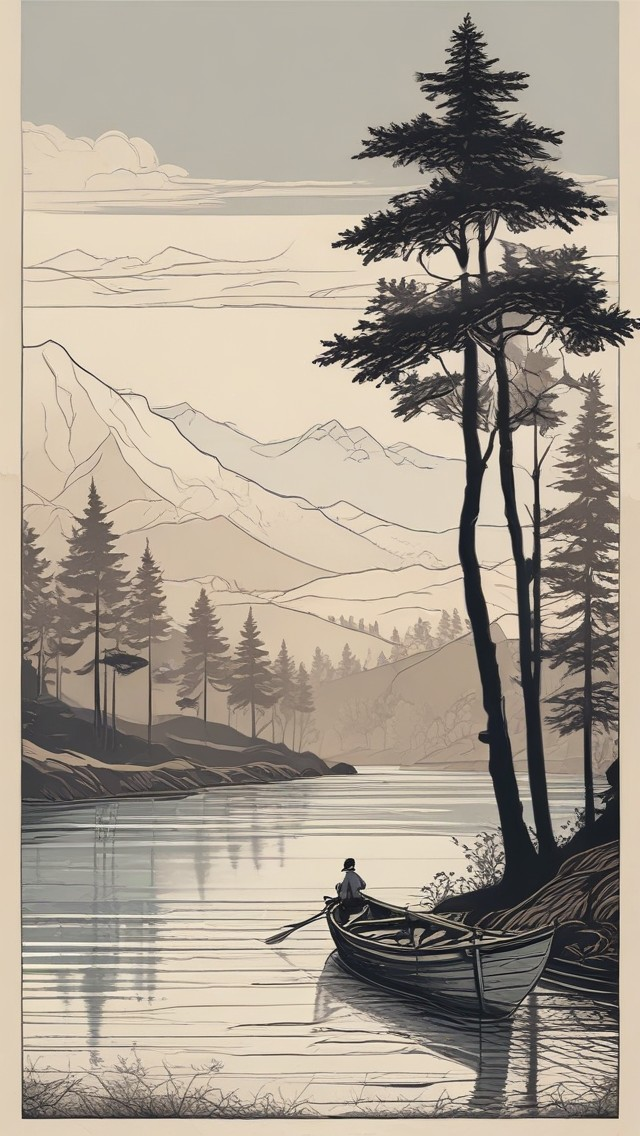
#> input picture out/gorsel-test/01-nehir.jpg, 640 x 1136 px
$ python alive_demo.py ../out/gorsel-test/01-nehir.jpg ../out/gorsel-test/03-saatci.jpg
#> lines starting #> are read from the running program, lines starting #| are printed output that depends on the picture; after the words box and inside, x2 and y2 are one past the last pixel; in counts of white or black regions, pixels touching at a corner belong together
#> in main, bgr is the input picture: shape (1136, 640, 3); mean B, G, R 144.9, 158.4, 168.5
### scripts/parchment.py
"""Model çıktısını parşömen tarzına çevirir: soluk sepya renk, kâğıt dokusu, yırtık kenarlı panel, vinyet.

Kullanım: python scripts/parchment.py girdi.jpg cikti.jpg [--panel] [--seed 7]
"""
import argparse

import numpy as np
from PIL import Image, ImageFilter

W, H = 1080, 1920
PAPER = np.array([233, 220, 195], dtype=np.float32)


# [24 lines left out: functions _noise, paper_texture, cover, not called in this run]


def grade(rgb):
    """Doygunluğu düşür, sepyaya çek, kontrastı yumuşat."""
    gray = rgb @ np.array([0.299, 0.587, 0.114], dtype=np.float32)
    rgb = gray[..., None] + (rgb - gray[..., None]) * 0.72
    sepia = np.stack([gray * 1.07, gray * 0.95, gray * 0.80], -1)
    rgb = rgb * 0.85 + sepia * 0.15
    rgb = 18 + rgb * 0.90  # siyahları kaldır
    return rgb


# [33 lines left out: functions panel_mask, stylize, not called in this run]


# [8 lines that do not run on import are left out]

### scripts/alive_demo.py
"""Çizim → boyama → canlanma demosu (tamamen kendi kodumuz, dış servis yok).

Sahne üç katmana ayrılır (arka plan / karakter / ön plan masa). Çizim ve boyama bittikten sonra
aynı kare dikişsiz biçimde canlanır: derinlikli kamera, nefes alma, baş eğme, sakal salınımı,
göz kırpma, saniye ibreleri, mum ışığı ve toz parçacıkları.

Kullanım: python scripts/alive_demo.py girdi.jpg cikti.mp4
"""
import subprocess
import sys
import wave

import cv2
import numpy as np
from PIL import Image, ImageDraw, ImageFont
from skimage import filters

sys.path.insert(0, "scripts")
from draw_demo import INK, caption, draw_times, line_mask, pencil, pencil_audio  # noqa: E402
from parchment import PAPER, grade, paper_texture, panel_mask  # noqa: E402

W, H = 1080, 1920
FPS = 30
TOTAL = 300
DRAW_END, FILL_END = 78, 108
ALIVE_RAMP = 45
FONT = "/usr/share/fonts/truetype/dejavu/DejaVuSans-Bold.ttf"
TEXT = "Yaşlı saatçi her sabah aynı sessizlikte zamanı dinlerdi."

# Kaynak görsel (640x1136) üzerindeki noktalar
SRC_W, SRC_H = 640, 1136
CLOCKS = [((128, 208), 52), ((510, 212), 52)]
CANDLE = (242, 975)
EYES = [((289, 345), 21, 13), ((367, 346), 20, 13)]
NECK = (325, 470)
TABLE_Y = 912


def smooth(x):
    x = np.clip(x, 0, 1)
    return x * x * (3 - 2 * x)


def segment(im):
    mask = np.full(im.shape[:2], cv2.GC_BGD, np.uint8)
    mask[175:895, 35:615] = cv2.GC_PR_FGD
    cv2.ellipse(mask, (325, 330), (85, 110), 0, 0, 360, cv2.GC_FGD, -1)
    cv2.rectangle(mask, (250, 430), (400, 700), cv2.GC_FGD, -1)
#> mask: shape (1136, 640); min 0, max 3, mean 1.53
    cv2.rectangle(mask, (170, 520), (480, 860), cv2.GC_FGD, -1)
#> mask: shape (1136, 640); min 0, max 3, mean 1.31
    for (c, _r) in CLOCKS:
        cv2.circle(mask, c, 75, cv2.GC_BGD, -1)
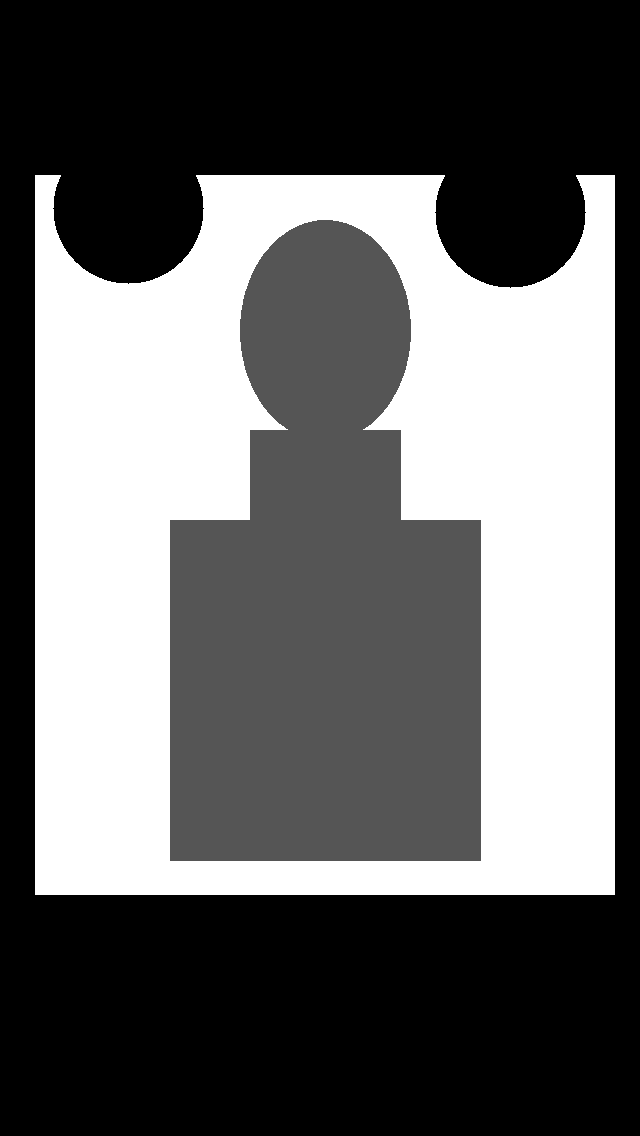
#> mask: shape (1136, 640); min 0, max 3, mean 1.2; drawn with min black and max white
    bgm, fgm = np.zeros((1, 65)), np.zeros((1, 65))
    cv2.grabCut(im, mask, None, bgm, fgm, 6, cv2.GC_INIT_WITH_MASK)
    m = np.where((mask == cv2.GC_FGD) | (mask == cv2.GC_PR_FGD), 255, 0).astype(np.uint8)
    n, lab, st, _ = cv2.connectedComponentsWithStats(m)
#> n = 4
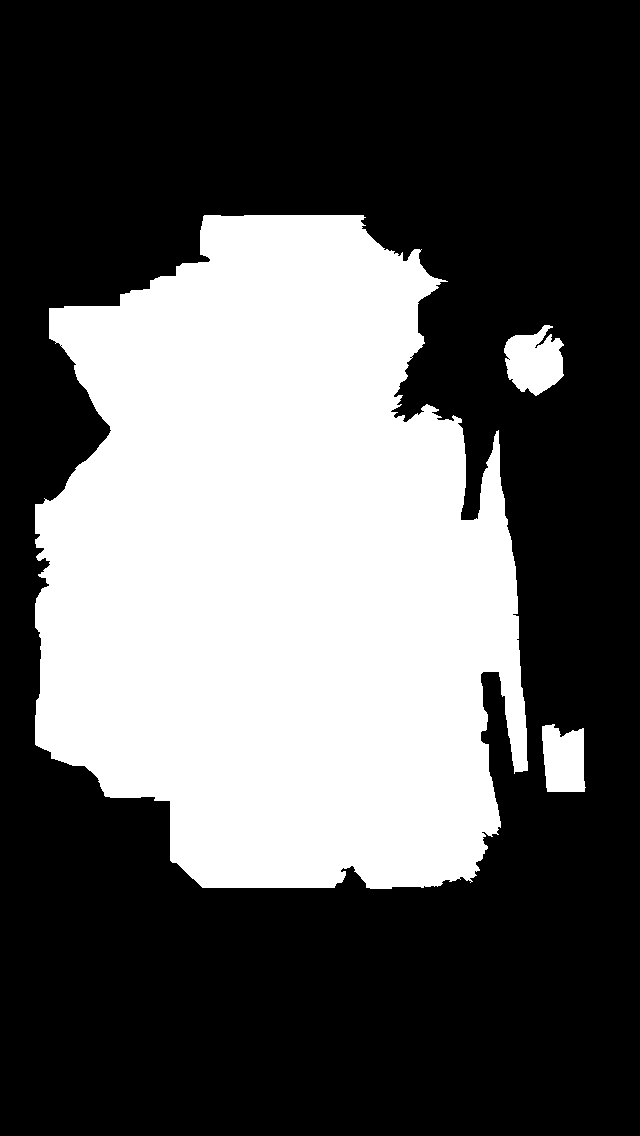
#> m: shape (1136, 640); 36% white; 3 white regions, box (x1, y1, x2, y2) and area: (35, 215, 528, 889) 256137, (504, 325, 564, 396) 2928, (542, 724, 586, 792) 2505
    k = 1 + np.argmax(st[1:, cv2.CC_STAT_AREA])
#> k = 1
    m = np.where(lab == k, 255, 0).astype(np.uint8)
    return cv2.morphologyEx(m, cv2.MORPH_CLOSE, np.ones((9, 9), np.uint8))


# [12 lines left out: function eyes_variant, not called in this run]


def up(a, interp=cv2.INTER_LANCZOS4):
    """Kaynak boyuttan 1080x1920'ye (cover) büyüt."""
    s = max(W / SRC_W, H / SRC_H)
    nw, nh = round(SRC_W * s), round(SRC_H * s)
    b = cv2.resize(a, (nw, nh), interpolation=interp)
    x0, y0 = (nw - W) // 2, (nh - H) // 2
    return b[y0:y0 + H, x0:x0 + W]


S = max(W / SRC_W, H / SRC_H)
OX = (round(SRC_W * S) - W) // 2
OY = (round(SRC_H * S) - H) // 2


def P(x, y):
    return x * S - OX, y * S - OY


def main(src, dst):
    bgr = cv2.imread(src)
    rgb = cv2.cvtColor(bgr, cv2.COLOR_BGR2RGB)
    cm = segment(bgr)
#> cm: shape (1136, 640); 35.3% white; 1 white region, box (x1, y1, x2, y2) and area: (35, 215, 528, 889) 256877

    # Arka plan: karakter alanını doldur (hareket sırasında açılan kenarlar için)
    hole = cv2.dilate(cm, np.ones((31, 31), np.uint8))
#> hole: shape (1136, 640); 41.5% white; 1 white region, box (x1, y1, x2, y2) and area: (20, 200, 543, 904) 301584
    bg_src = cv2.inpaint(bgr, hole, 9, cv2.INPAINT_TELEA)
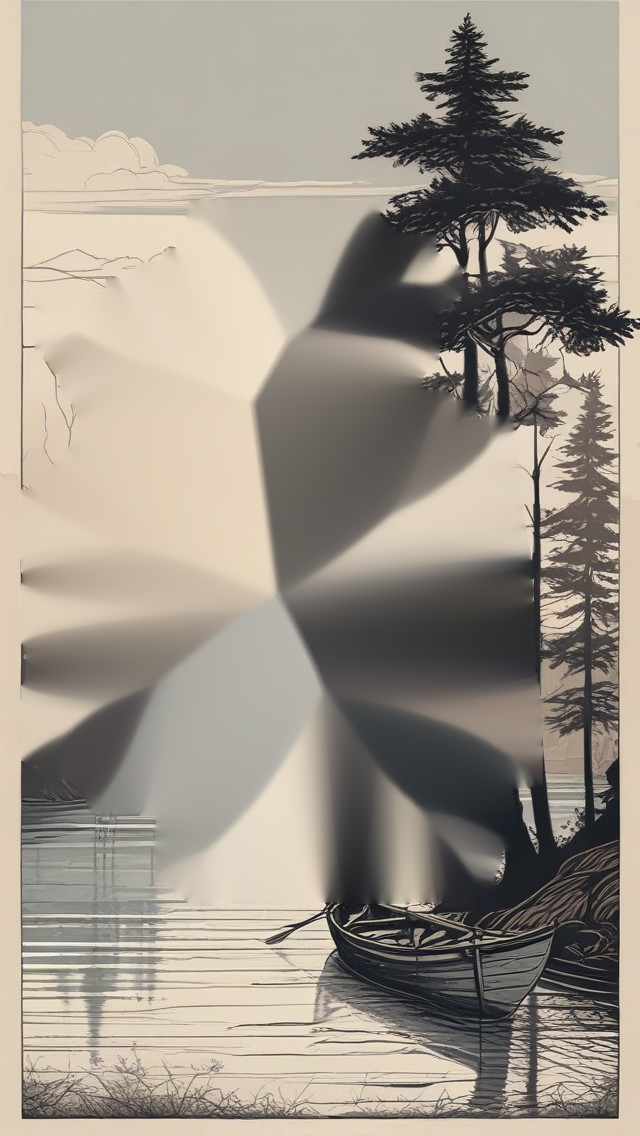
#> bg_src: shape (1136, 640, 3); mean B, G, R 139.1, 150.6, 158.9
    bg_src = cv2.cvtColor(bg_src, cv2.COLOR_BGR2RGB)

    char_alpha = cv2.GaussianBlur(cm, (5, 5), 0).astype(np.float32) / 255
    yy = np.arange(SRC_H)[:, None].repeat(SRC_W, 1)
    fg_alpha = np.clip((yy - TABLE_Y) / 6, 0, 1) * (1 - char_alpha)
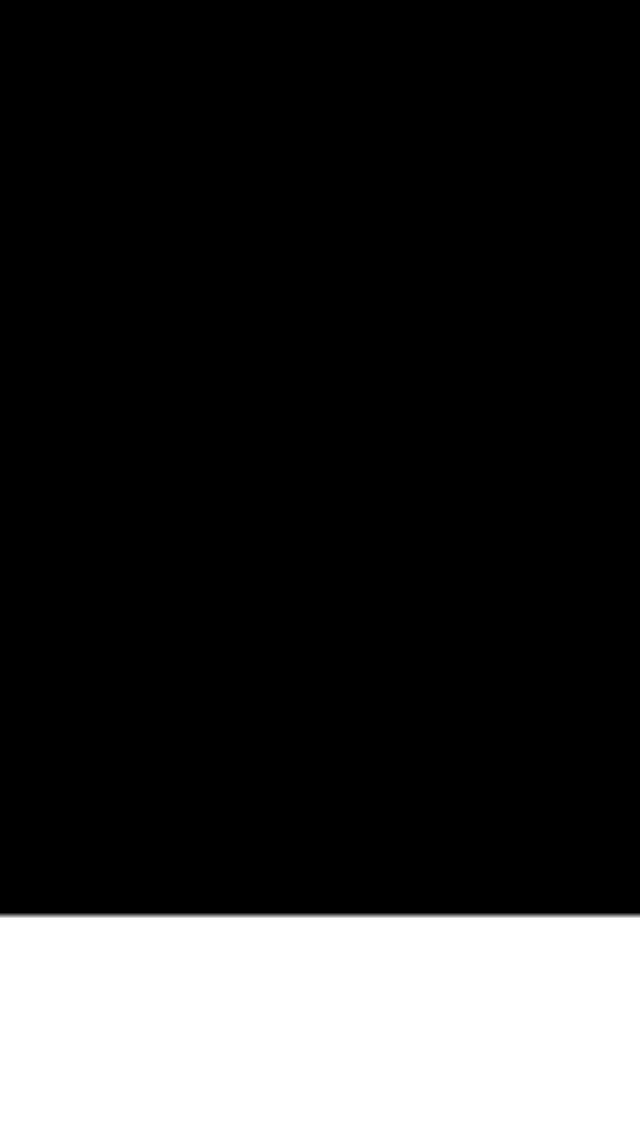
#> fg_alpha: shape (1136, 640) float64; min 0, max 1, mean 0.194

    def layer(img):
        return grade(up(img).astype(np.float32))
#> call 2 of up, with interp = 4
#> in up (call 2), `return b[y0:y0 + H, x0:x0 + W]`:
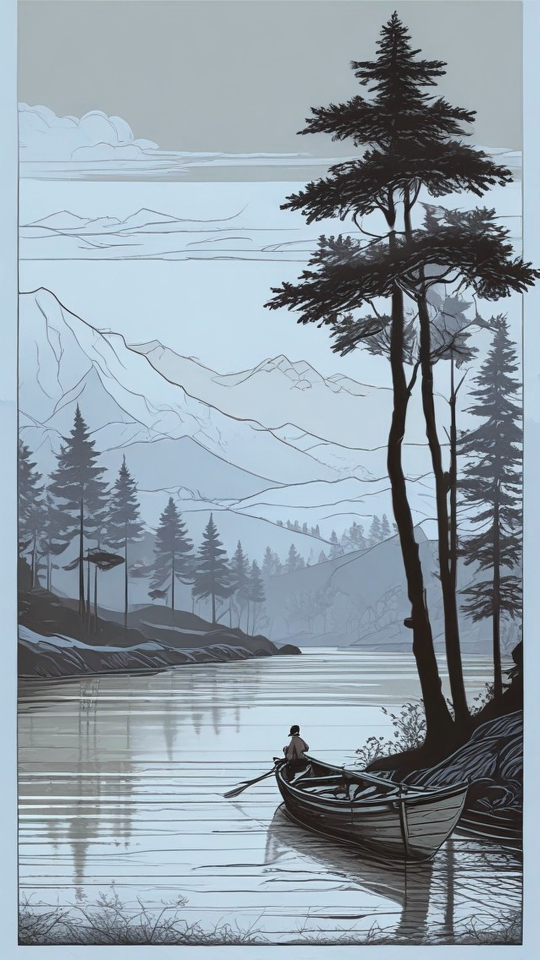
#> returned value: shape (1920, 1080, 3) (shown at 1/2 size); mean of channels 0, 1, 2 168.4, 158.3, 144.8; drawn as B, G, R
#> in grade (call 2), `gray = rgb @ np.array([0.299, 0.587, 0.114], dtype=np.float32)`:
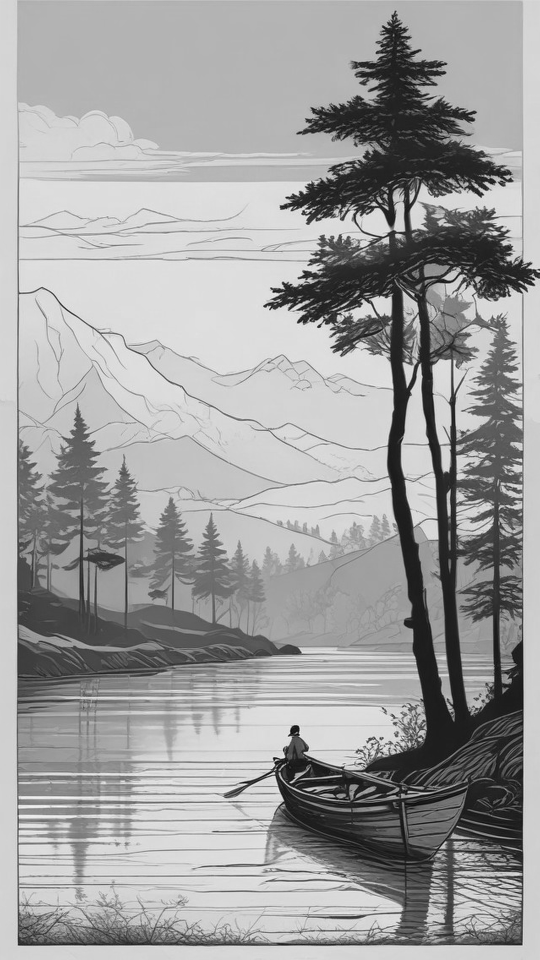
#> gray: shape (1920, 1080) float32 (shown at 1/2 size); min 0, max 253.9, mean 159.8
#> in grade (call 2), `sepia = np.stack([gray * 1.07, gray * 0.95, gray * 0.80], -1)`:
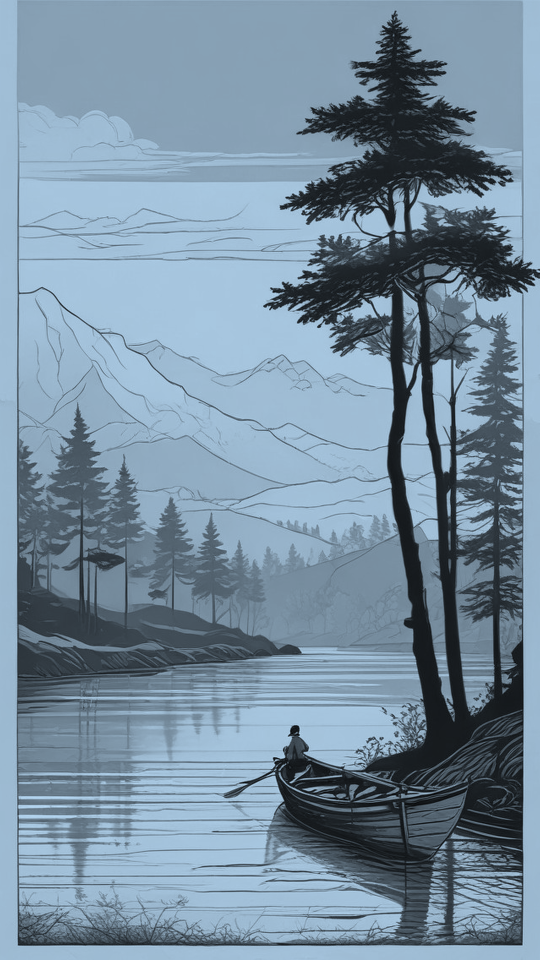
#> sepia: shape (1920, 1080, 3) float32 (shown at 1/2 size); mean of channels 0, 1, 2 170.7, 151.5, 127.8; drawn with min black and max white

    BG = layer(bg_src)
    FGL = layer(rgb)
    CH = {0: layer(rgb), 1: layer(eyes_variant(rgb, 0.5)), 2: layer(eyes_variant(rgb, 1))}
    A_CH = up(char_alpha, cv2.INTER_LINEAR)[..., None]
    A_FG = up(fg_alpha.astype(np.float32), cv2.INTER_LINEAR)[..., None]

    # Sabit kâğıt katmanları
    tex = paper_texture(H, W, 5)
    pm, dist = panel_mask(H, W, 5)
    edge = np.exp(-np.abs(dist + 4) / 5.0) * 0.35
    Y, X = np.mgrid[0:H, 0:W].astype(np.float32)
    r = np.sqrt(((X - W / 2) / (W * 0.75)) ** 2 + ((Y - H / 2) / (H * 0.75)) ** 2)
    vig = (1 - 0.38 * np.clip(r - 0.45, 0, 1) ** 1.4)[..., None]
    paperc = np.broadcast_to(PAPER, (H, W, 3)).astype(np.float32)

    # [5 lines left out: function finish, not called in this run]

    PAPER_ONLY = finish(paperc)

    # Mum ışığı
    cx, cy = P(*CANDLE)
    glow = np.exp(-(((X - cx) ** 2 + (Y - cy) ** 2) / (2 * 190.0 ** 2)))[..., None]
    GLOW_COL = np.array([255, 185, 105], np.float32)

    rng = np.random.default_rng(7)
    dust = np.column_stack([rng.uniform(80, W - 80, 46), rng.uniform(300, 1700, 46), rng.uniform(1.5, 4, 46),
                            rng.uniform(0, 6.28, 46), rng.uniform(8, 22, 46)])

    # [89 lines left out: functions second_angle, compose, not called in this run]

    # Çizim için çizgi haritası ve sabit son kare
    still = compose(0, 0.0, 0.0)
    raw_up = Image.fromarray(up(rgb))
    m = line_mask(raw_up)
    inside = cv2.erode((pm[..., 0] > 0.5).astype(np.uint8), np.ones((13, 13), np.uint8)) > 0
    m &= inside
    tm = draw_times(m)
    wipe = filters.gaussian(rng.random((H // 8, W // 8)), 3)
    wipe = cv2.resize((wipe / wipe.max()).astype(np.float32), (W, H), interpolation=cv2.INTER_CUBIC)

    font = ImageFont.truetype(FONT, 66)
    words = TEXT.split()
    ff = subprocess.Popen(
        ["ffmpeg", "-v", "error", "-y", "-f", "rawvideo", "-pix_fmt", "rgb24", "-s", f"{W}x{H}", "-r", str(FPS),
         "-i", "-", "-c:v", "libx264", "-crf", "19", "-pix_fmt", "yuv420p", dst + ".noaudio.mp4"],
        stdin=subprocess.PIPE,
    )
    active = np.zeros(TOTAL)
    ticks = []
    prev = -1.0
    for f in range(TOTAL):
        if f < FILL_END:
            p = 1 - (1 - min(1.0, f / DRAW_END)) ** 1.6
            drawn = (tm <= p).astype(np.float32)
            fillp = np.clip((f - DRAW_END) / (FILL_END - DRAW_END), 0, 1)
            A = np.clip((fillp * 1.4 - wipe) / 0.35, 0, 1)[..., None]
            ink = drawn[..., None] * (1 - 0.75 * A)
            frame = (PAPER_ONLY * (1 - A) + still * A) * (1 - ink) + INK * ink
            img = Image.fromarray(frame.clip(0, 255).astype(np.uint8))
            d = ImageDraw.Draw(img)
            if f < DRAW_END:
                front = (tm > prev) & (tm <= p)
                if front.any():
                    ys, xs = np.nonzero(front)
                    pencil(d, xs.mean(), ys.mean())
                    active[f] = 1
            prev = p
        else:
            t = (f - FILL_END) / FPS
            amp = smooth((f - FILL_END) / ALIVE_RAMP)
            img = Image.fromarray(compose(f, amp, t).clip(0, 255).astype(np.uint8))
            d = ImageDraw.Draw(img)
        k = min(len(words), int(f / (TOTAL * 0.85) * len(words)) + 1)
        caption(d, font, words, k)
        ff.stdin.write(np.asarray(img).tobytes())
        if f % 50 == 0:
            print("kare", f, flush=True)
    ff.stdin.close()
    ff.wait()

    alive_dur = (TOTAL - FILL_END) / FPS
    for ph in (0.0, 0.5):
        for n in range(0, 20):
            tk = n - ph
            if 0 <= tk < alive_dur:
                ticks.append(FILL_END / FPS + tk)
    ticks.sort()
    sr, pcm = pencil_audio(TOTAL, active)
    audio = pcm.astype(np.float32) / 32767
    rng2 = np.random.default_rng(9)
    for i, tk in enumerate(ticks):
        n0 = int(tk * sr)
        n = int(0.035 * sr)
        tt = np.arange(n) / sr
        freq = 2600 if i % 2 == 0 else 2100
        click = (np.sin(2 * np.pi * freq * tt) * 0.6 + rng2.normal(0, 0.4, n)) * np.exp(-tt * 140) * 0.22
        audio[n0:n0 + n] += click[: max(0, len(audio) - n0)]
    room = signal_room(len(audio), sr)
    audio += room
    pcm = (np.clip(audio, -1, 1) * 32767).astype(np.int16)
    with wave.open(dst + ".wav", "wb") as wv:
        wv.setnchannels(1)
        wv.setsampwidth(2)
        wv.setframerate(sr)
        wv.writeframes(pcm.tobytes())
    subprocess.run(["ffmpeg", "-v", "error", "-y", "-i", dst + ".noaudio.mp4", "-i", dst + ".wav", "-c:v", "copy",
                    "-c:a", "aac", "-b:a", "128k", "-shortest", "-movflags", "+faststart", dst], check=True)


# [7 lines left out: function signal_room, not called in this run]


if __name__ == "__main__":
#> (the run stopped early here; a loop or call above may not have finished)
